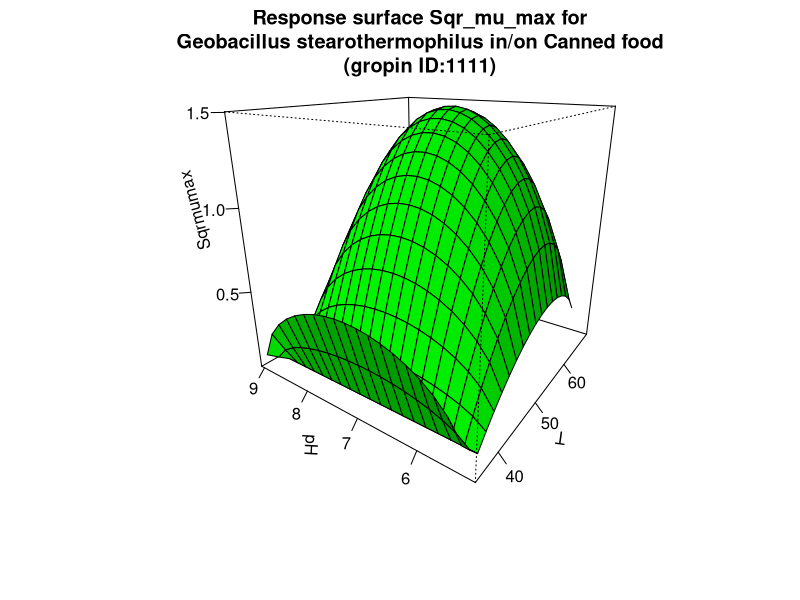

The R script that drew this image:
#############################
# start of Parameter script
#############################
T <- seq(35.035,69.9300699300699,length.out=21)
pH <- seq(5.16516,9.07092907092907,length.out=21)
#############################
# end of Parameter script
#############################
############################# 
# start of Model script Gropin ID 1111 
#############################
 
# constant coefficients for this model
 
variables <- data.frame(T,pH)
argumentsPar <- unique.data.frame(expand.grid(variables))
 
# heart of the model
response_surface <- function(T,pH) {
   mumax <-sqrt(2.26*((T-68.02)*((T-38.52)^2)/(((57.59-38.52)^(2-1))*((57.59-38.52)*(T-57.59)-(57.59-68.02)*((2-1)*57.59+38.52-2*T))))*((pH-8.91)*((pH-5.27)^1)/(((7.17-5.27)^(0))*((7.17-5.27)*(pH-7.17)-(7.17-8.91)*((0)*7.17+5.27-1*pH)))))

	return(mumax=mumax)
} 

# output parameters
responseSurface <- cbind(argumentsPar,response_surface(argumentsPar['T'],argumentsPar['pH']))
colnames(responseSurface) <- c(colnames(argumentsPar),'Sqrmumax')
#############################
# End of Model script
#############################
############################# 
# start of Visualisation script Gropin ID 1111 
#############################
titleText <-'Response surface Sqr_mu_max for
Geobacillus stearothermophilus in/on Canned food
(gropin ID:1111)'
persp(T,pH,matrix(unlist(responseSurface$'Sqrmumax'),nrow=21),col = 'green',xlab='T',ylab='pH',zlab='Sqrmumax',main=titleText,theta=305,phi=20,shade=0.25,ticktype = 'detailed')
#############################
# End of Visualisation script
#############################
